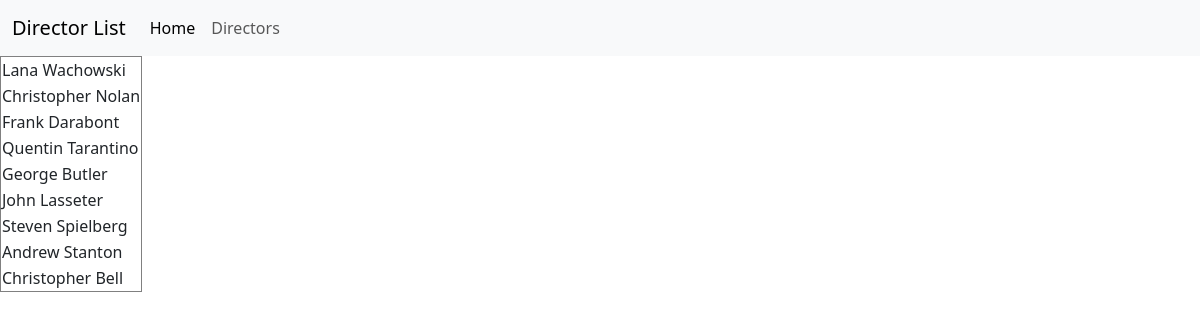
/directors, run on the app's committed database.
### tables this page shows
CREATE TABLE Regissorer (
    Regissör_ID INT PRIMARY KEY,
    Namn VARCHAR(255) NOT NULL
, image_url TEXT);

### app.py (the view)
@app.route('/directors')
def directors():
    data = get_all_directors()
    return render_template('directors.html', directors=data)

### database.py (called while the page is built)
def get_database_connection():
    database_path = os.path.join(os.getcwd(), 'databas.db')
    return sqlite3.connect(database_path)

def get_all_directors():
    conn = get_database_connection()
    cursor = conn.cursor()
    cursor.execute('SELECT Namn FROM Regissorer')
    data = cursor.fetchall()
    conn.close()
    return data

### templates/directors.html (shortened to what this page needs)
<!DOCTYPE html>
<html lang="en">
<head>
    <link href="https://cdn.jsdelivr.net/npm/bootstrap@5.3.3/dist/css/bootstrap.min.css" rel="stylesheet"
>
</head>
<body>
    <header>
        <nav class="navbar navbar-expand-lg bg-body-tertiary">
            <div class="container-fluid">
                <a class="navbar-brand" href="#">Director List</a>
                <div class="collapse navbar-collapse" id="navbarText">
                    <ul class="navbar-nav me-auto mb-2 mb-lg-0">
                        <li class="nav-item">
                            <a class="nav-link active" aria-current="page" href="http://127.0.0.1:8001/">Home</a>
                        </li>
                        <li class="nav-item">
                            <a class="nav-link" href="http://127.0.0.1:8001/directors?">Directors</a>
                        </li>
                    </ul>
                </div>
            </div>
        </nav>
    </header>
    <table border="1">
        {% for row in directors %}
        <tr>
            {% for item in row %}
            <td> {{ item }} </td>
            {% endfor %}
        </tr>
        {% endfor %}
    </table>
</body>
</html>

### data on the page
Regissorer: Namn "Lana Wachowski"
Regissorer: Namn "Christopher Nolan"
Regissorer: Namn "Frank Darabont"
Regissorer: Namn "Quentin Tarantino"
Regissorer: Namn "George Butler"
Regissorer: Namn "John Lasseter"
Regissorer: Namn "Steven Spielberg"
Regissorer: Namn "Andrew Stanton"
Regissorer: Namn "Christopher Bell"
